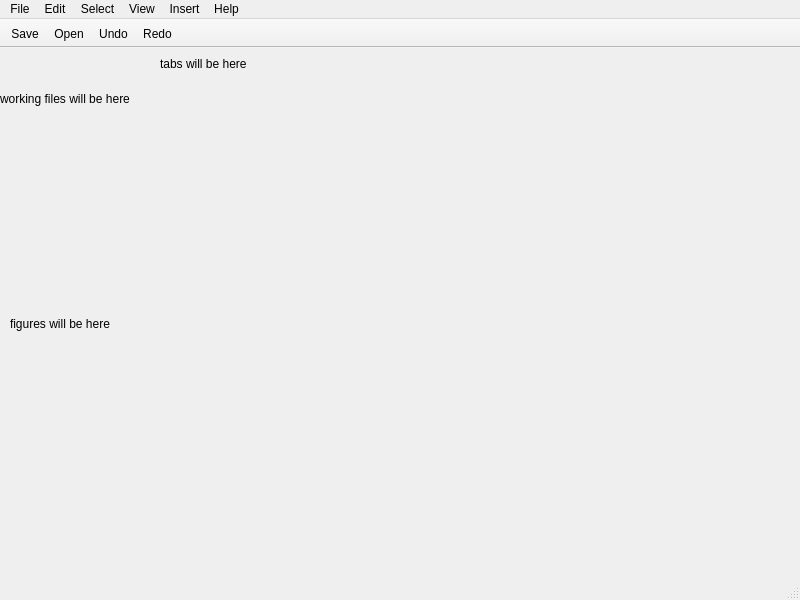
<?xml version="1.0" encoding="UTF-8"?>
<ui version="4.0">
 <class>editorInterface</class>
 <widget class="QMainWindow" name="editorInterface">
  <property name="geometry">
   <rect>
    <x>0</x>
    <y>0</y>
    <width>800</width>
    <height>600</height>
   </rect>
  </property>
  <property name="windowTitle">
   <string>MainWindow</string>
  </property>
  <widget class="QWidget" name="centralwidget">
   <widget class="QLabel" name="label">
    <property name="geometry">
     <rect>
      <x>160</x>
      <y>0</y>
      <width>521</width>
      <height>31</height>
     </rect>
    </property>
    <property name="text">
     <string>tabs will be here</string>
    </property>
   </widget>
   <widget class="QLabel" name="label_2">
    <property name="geometry">
     <rect>
      <x>0</x>
      <y>0</y>
      <width>151</width>
      <height>101</height>
     </rect>
    </property>
    <property name="text">
     <string>working files will be here</string>
    </property>
   </widget>
   <widget class="QLabel" name="label_3">
    <property name="geometry">
     <rect>
      <x>10</x>
      <y>80</y>
      <width>141</width>
      <height>391</height>
     </rect>
    </property>
    <property name="text">
     <string>figures will be here</string>
    </property>
   </widget>
  </widget>
  <widget class="QMenuBar" name="menubar">
   <property name="geometry">
    <rect>
     <x>0</x>
     <y>0</y>
     <width>800</width>
     <height>21</height>
    </rect>
   </property>
   <widget class="QMenu" name="menuFile">
    <property name="title">
     <string>File</string>
    </property>
    <addaction name="actionNew_Project"/>
    <addaction name="actionOpen"/>
    <addaction name="actionSave"/>
    <addaction name="actionSave_As"/>
   </widget>
   <widget class="QMenu" name="menuEdit">
    <property name="title">
     <string>Edit</string>
    </property>
    <addaction name="actionUndo"/>
    <addaction name="actionRedo"/>
    <addaction name="separator"/>
    <addaction name="actionCut"/>
    <addaction name="actionCopy"/>
    <addaction name="actionPaste"/>
   </widget>
   <widget class="QMenu" name="menuSelect">
    <property name="title">
     <string>Select</string>
    </property>
    <addaction name="actionAll"/>
    <addaction name="actionAll_Objects"/>
    <addaction name="actionAll_Lines"/>
   </widget>
   <widget class="QMenu" name="menuView">
    <property name="title">
     <string>View</string>
    </property>
    <addaction name="actionZoom_In"/>
    <addaction name="actionZoom_Out"/>
    <addaction name="actionReset_Zoom"/>
   </widget>
   <widget class="QMenu" name="menuInsert">
    <property name="title">
     <string>Insert</string>
    </property>
    <addaction name="actionNew_Diagram"/>
    <addaction name="actionImport_diagram"/>
   </widget>
   <widget class="QMenu" name="menuHelp">
    <property name="title">
     <string>Help</string>
    </property>
    <addaction name="actionKill_Yourself"/>
   </widget>
   <addaction name="menuFile"/>
   <addaction name="menuEdit"/>
   <addaction name="menuSelect"/>
   <addaction name="menuView"/>
   <addaction name="menuInsert"/>
   <addaction name="menuHelp"/>
  </widget>
  <widget class="QStatusBar" name="statusbar"/>
  <widget class="QToolBar" name="toolBar">
   <property name="windowTitle">
    <string>toolBar</string>
   </property>
   <property name="movable">
    <bool>false</bool>
   </property>
   <property name="floatable">
    <bool>false</bool>
   </property>
   <attribute name="toolBarArea">
    <enum>TopToolBarArea</enum>
   </attribute>
   <attribute name="toolBarBreak">
    <bool>false</bool>
   </attribute>
   <addaction name="actionSave"/>
   <addaction name="actionOpen"/>
   <addaction name="actionUndo"/>
   <addaction name="actionRedo"/>
  </widget>
  <action name="actionNew_Project">
   <property name="text">
    <string>New</string>
   </property>
   <property name="shortcut">
    <string>Ctrl+N</string>
   </property>
  </action>
  <action name="actionOpen">
   <property name="text">
    <string>Open</string>
   </property>
   <property name="shortcut">
    <string>Ctrl+O</string>
   </property>
  </action>
  <action name="actionSave">
   <property name="text">
    <string>Save</string>
   </property>
   <property name="shortcut">
    <string>Ctrl+S</string>
   </property>
  </action>
  <action name="actionAll">
   <property name="text">
    <string>All</string>
   </property>
  </action>
  <action name="actionAll_Objects">
   <property name="text">
    <string>All Objects</string>
   </property>
  </action>
  <action name="actionAll_Lines">
   <property name="text">
    <string>All Lines</string>
   </property>
  </action>
  <action name="actionZoom_In">
   <property name="text">
    <string>Zoom In</string>
   </property>
   <property name="shortcut">
    <string>Ctrl+=</string>
   </property>
  </action>
  <action name="actionZoom_Out">
   <property name="text">
    <string>Zoom Out</string>
   </property>
   <property name="shortcut">
    <string>Ctrl+-</string>
   </property>
  </action>
  <action name="actionReset_Zoom">
   <property name="text">
    <string>Reset Zoom</string>
   </property>
  </action>
  <action name="actionNew_Diagram">
   <property name="text">
    <string>New Diagram</string>
   </property>
   <property name="shortcut">
    <string>Ctrl+T</string>
   </property>
  </action>
  <action name="actionImport_diagram">
   <property name="text">
    <string>Import diagram</string>
   </property>
  </action>
  <action name="actionKill_Yourself">
   <property name="text">
    <string>Kill Yourself</string>
   </property>
  </action>
  <action name="actionSave_As">
   <property name="text">
    <string>Save As</string>
   </property>
   <property name="shortcut">
    <string>Ctrl+Shift+S</string>
   </property>
  </action>
  <action name="actionCopy">
   <property name="text">
    <string>Copy</string>
   </property>
   <property name="shortcut">
    <string>Ctrl+C</string>
   </property>
  </action>
  <action name="actionPaste">
   <property name="text">
    <string>Paste</string>
   </property>
   <property name="shortcut">
    <string>Ctrl+V</string>
   </property>
  </action>
  <action name="actionCut">
   <property name="text">
    <string>Cut</string>
   </property>
   <property name="shortcut">
    <string>Ctrl+X</string>
   </property>
  </action>
  <action name="actionUndo">
   <property name="text">
    <string>Undo</string>
   </property>
   <property name="shortcut">
    <string>Ctrl+Z</string>
   </property>
  </action>
  <action name="actionRedo">
   <property name="text">
    <string>Redo</string>
   </property>
   <property name="shortcut">
    <string>Ctrl+Shift+Z</string>
   </property>
  </action>
 </widget>
 <resources/>
 <connections/>
</ui>
